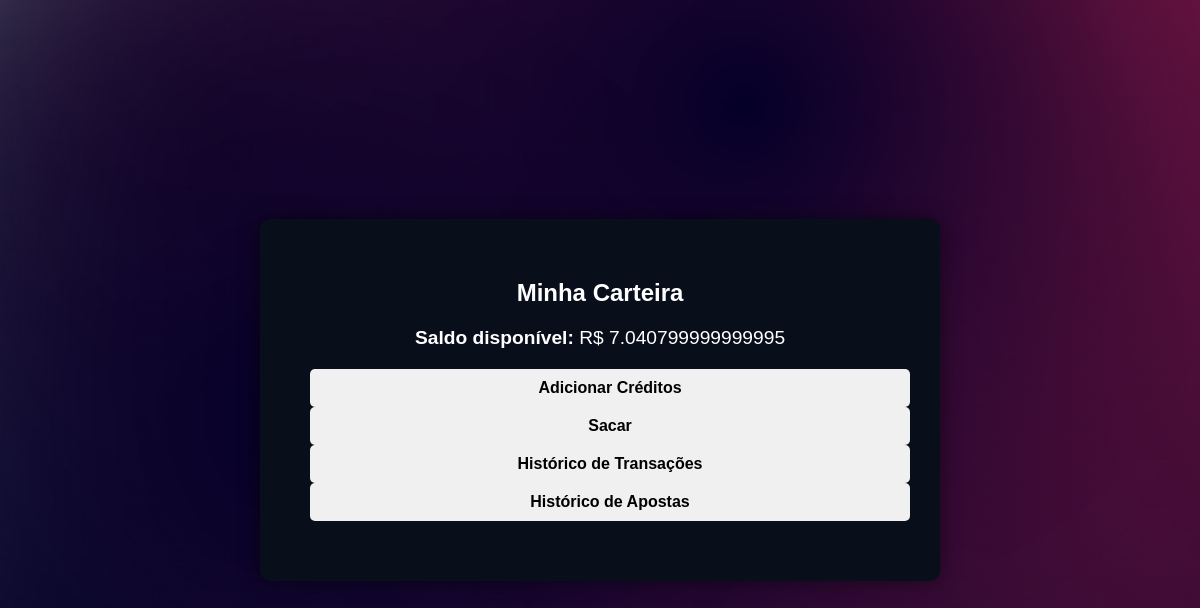
The app's page /gerenciar_carteira (signed in), older data.
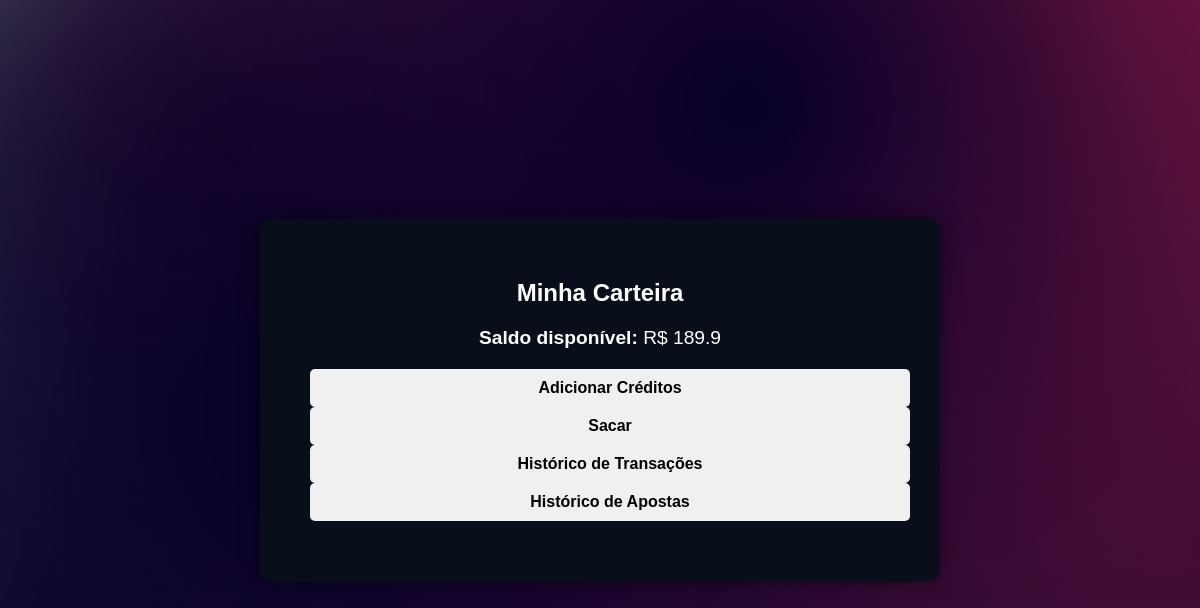
The same page, newer data.
### tables this page shows
CREATE TABLE carteiras (
        id INTEGER PRIMARY KEY AUTOINCREMENT,
        id_usuario INTEGER NOT NULL,
        saldo REAL NOT NULL DEFAULT 0.00,
        data_criacao TIMESTAMP DEFAULT CURRENT_TIMESTAMP,
        FOREIGN KEY (id_usuario) REFERENCES usuarios(id) ON DELETE CASCADE
    );

### app.py (the view)
@app.route('/gerenciar_carteira')
def gerenciar_carteira():
    if 'logged_in' in session:
        user_id = get_user_id()
        if user_id:
            conn = sqlite3.connect(database_path)
            cursor = conn.cursor()
            cursor.execute('SELECT saldo FROM carteiras WHERE id_usuario = ?', (user_id,))
            result = cursor.fetchone()
            saldo = result[0] if result else 0.00
            cursor.execute('SELECT id FROM carteiras WHERE id_usuario = ?', (user_id,))
            result = cursor.fetchone()
            if result:
                carteira_id = result[0]
            else:
                carteira_id = None  # Ou lidar com o caso de não existência
            if carteira_id:
                cursor.execute('SELECT data_transacao, tipo, valor, detalhes FROM transacoes WHERE id_carteira = ? ORDER BY data_transacao DESC', (carteira_id,))
                transacoes = cursor.fetchall()
            else:
                transacoes = []
            cursor.execute('''
                SELECT apostas.data_aposta, eventos.titulo, apostas.valor, apostas.opcao
                FROM apostas
                JOIN eventos ON apostas.id_evento = eventos.id
                WHERE apostas.id_usuario = ?
                ORDER BY apostas.data_aposta DESC
            ''', (user_id,))
            apostas = cursor.fetchall()
            conn.close()
            transacoes_formatadas = []
            for transacao in transacoes:
                transacoes_formatadas.append({
                    'data_transacao': transacao[0],
                    'tipo': transacao[1],
                    'valor': transacao[2],
                    'detalhes': transacao[3],
                })
            apostas_formatadas = []
            for aposta in apostas:
                apostas_formatadas.append({
                    'data_aposta': aposta[0],
                    'titulo_evento': aposta[1],
                    'valor': aposta[2],
                    'opcao': aposta[3],
                })
            mensagens = get_flashed_messages()
            return render_template('gerenciar_carteira.html', saldo=saldo, transacoes=transacoes_formatadas, apostas=apostas_formatadas, mensagens=mensagens)
        else:
            return redirect(url_for('login'))
    else:
        return redirect(url_for('login'))

### app.py (called while the page is built)
def get_user_id():
    email = session.get('email')
    if email:
        conn = sqlite3.connect(database_path)
        cursor = conn.cursor()
        cursor.execute('SELECT id FROM usuarios WHERE email = ?', (email,))
        result = cursor.fetchone()
        conn.close()
        if result:
            return result[0]
    return None

### templates/gerenciar_carteira.html (shortened to what this page needs)
<!DOCTYPE html>
<html lang="pt-BR">
<head>
    <link rel="stylesheet" href="{{ url_for('static', filename='css/styles.css') }}">
</head>
<body>
    <div class="wallet-container">
        <h2>Minha Carteira</h2>
        <div class="saldo-container">
            <p><strong>Saldo disponível:</strong> R$ {{ saldo }}</p>
        </div>
        <div class="action-buttons">
            <button id="btn-adicionar-creditos">Adicionar Créditos</button>
            <button id="btn-sacar">Sacar</button>
            <button id="btn-ver-transacoes">Histórico de Transações</button>
            <button id="btn-ver-apostas">Histórico de Apostas</button>
        </div>
</body>
</html>

Row changes from the older to the newer data that the page shows:
changed carteiras: saldo "7.040799999999995" → "189.9"
